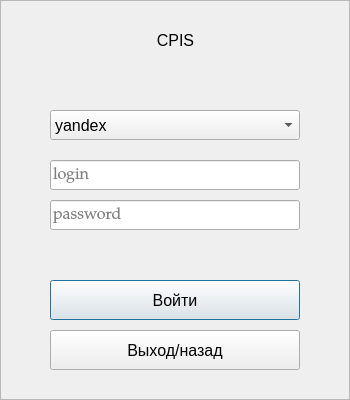
<?xml version="1.0" encoding="UTF-8"?>
<ui version="4.0">
 <class>Dialog</class>
 <widget class="QDialog" name="Dialog">
  <property name="geometry">
   <rect>
    <x>0</x>
    <y>0</y>
    <width>350</width>
    <height>400</height>
   </rect>
  </property>
  <property name="windowTitle">
   <string>Dialog</string>
  </property>
  <widget class="QFrame" name="frame">
   <property name="geometry">
    <rect>
     <x>0</x>
     <y>0</y>
     <width>350</width>
     <height>400</height>
    </rect>
   </property>
   <property name="font">
    <font>
     <pointsize>12</pointsize>
    </font>
   </property>
   <property name="frameShape">
    <enum>QFrame::StyledPanel</enum>
   </property>
   <property name="frameShadow">
    <enum>QFrame::Raised</enum>
   </property>
   <widget class="QPushButton" name="exitBtn">
    <property name="geometry">
     <rect>
      <x>50</x>
      <y>330</y>
      <width>250</width>
      <height>40</height>
     </rect>
    </property>
    <property name="layoutDirection">
     <enum>Qt::LeftToRight</enum>
    </property>
    <property name="text">
     <string>Выход/назад</string>
    </property>
    <property name="autoDefault">
     <bool>false</bool>
    </property>
   </widget>
   <widget class="QPushButton" name="loginBtn">
    <property name="geometry">
     <rect>
      <x>50</x>
      <y>280</y>
      <width>250</width>
      <height>40</height>
     </rect>
    </property>
    <property name="layoutDirection">
     <enum>Qt::LeftToRight</enum>
    </property>
    <property name="text">
     <string>Войти</string>
    </property>
   </widget>
   <widget class="QLineEdit" name="passwordEdit">
    <property name="geometry">
     <rect>
      <x>50</x>
      <y>200</y>
      <width>250</width>
      <height>30</height>
     </rect>
    </property>
    <property name="font">
     <font>
      <family>Palatino Linotype</family>
      <pointsize>12</pointsize>
     </font>
    </property>
    <property name="text">
     <string/>
    </property>
    <property name="echoMode">
     <enum>QLineEdit::Password</enum>
    </property>
    <property name="placeholderText">
     <string>password</string>
    </property>
   </widget>
   <widget class="QComboBox" name="emailCombo">
    <property name="geometry">
     <rect>
      <x>50</x>
      <y>110</y>
      <width>250</width>
      <height>30</height>
     </rect>
    </property>
    <item>
     <property name="text">
      <string>yandex</string>
     </property>
    </item>
    <item>
     <property name="text">
      <string>google</string>
     </property>
    </item>
    <item>
     <property name="text">
      <string>mail.ru</string>
     </property>
    </item>
   </widget>
   <widget class="QLabel" name="logoLabel">
    <property name="geometry">
     <rect>
      <x>20</x>
      <y>20</y>
      <width>311</width>
      <height>41</height>
     </rect>
    </property>
    <property name="text">
     <string>CPIS</string>
    </property>
    <property name="alignment">
     <set>Qt::AlignCenter</set>
    </property>
   </widget>
   <widget class="QLineEdit" name="loginEdit">
    <property name="geometry">
     <rect>
      <x>50</x>
      <y>160</y>
      <width>250</width>
      <height>30</height>
     </rect>
    </property>
    <property name="font">
     <font>
      <family>Palatino Linotype</family>
      <pointsize>12</pointsize>
     </font>
    </property>
    <property name="text">
     <string/>
    </property>
    <property name="placeholderText">
     <string>login</string>
    </property>
   </widget>
  </widget>
 </widget>
 <resources/>
 <connections/>
</ui>
